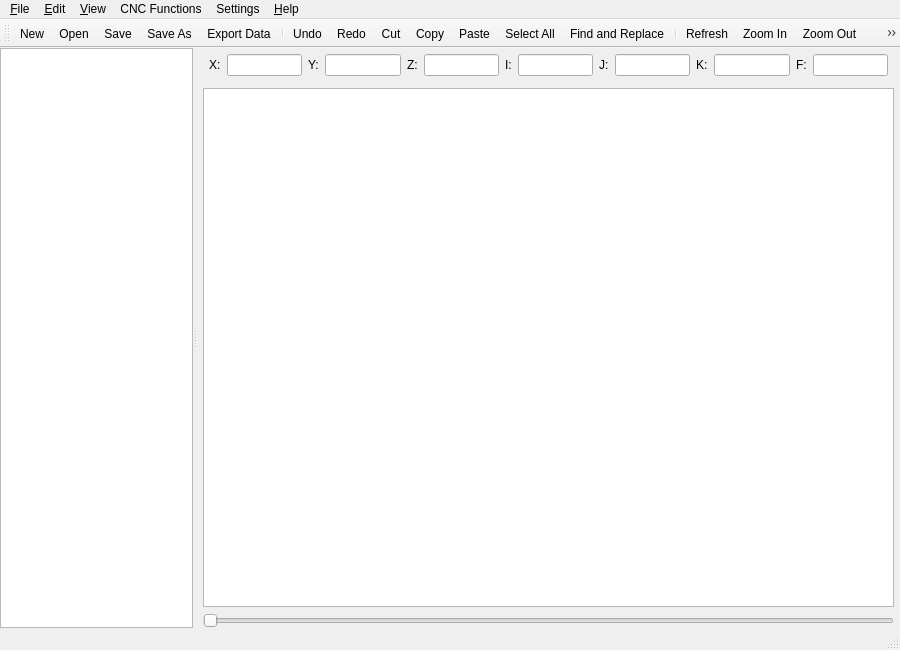
<?xml version="1.0" encoding="UTF-8"?>
<ui version="4.0">
 <class>MainWindow</class>
 <widget class="QMainWindow" name="MainWindow">
  <property name="geometry">
   <rect>
    <x>0</x>
    <y>0</y>
    <width>900</width>
    <height>650</height>
   </rect>
  </property>
  <property name="contextMenuPolicy">
   <enum>Qt::ContextMenuPolicy::NoContextMenu</enum>
  </property>
  <property name="windowTitle">
   <string>Easy G-code Plot</string>
  </property>
  <widget class="QWidget" name="centralwidget">
   <layout class="QHBoxLayout" name="horizontalLayout">
    <property name="leftMargin">
     <number>0</number>
    </property>
    <property name="topMargin">
     <number>0</number>
    </property>
    <property name="rightMargin">
     <number>0</number>
    </property>
    <property name="bottomMargin">
     <number>0</number>
    </property>
    <item>
     <widget class="QSplitter" name="splitter">
      <property name="orientation">
       <enum>Qt::Orientation::Horizontal</enum>
      </property>
      <widget class="QTextEdit" name="textEdit"/>
      <widget class="QWidget" name="layoutWidget">
       <layout class="QVBoxLayout" name="verticalLayout">
        <property name="leftMargin">
         <number>6</number>
        </property>
        <property name="rightMargin">
         <number>6</number>
        </property>
        <item>
         <layout class="QHBoxLayout" name="horizontalLayout_2">
          <property name="leftMargin">
           <number>6</number>
          </property>
          <property name="topMargin">
           <number>6</number>
          </property>
          <property name="rightMargin">
           <number>6</number>
          </property>
          <property name="bottomMargin">
           <number>6</number>
          </property>
          <item>
           <widget class="QLabel" name="labelX">
            <property name="text">
             <string>X:</string>
            </property>
           </widget>
          </item>
          <item>
           <widget class="QLineEdit" name="lineEditX">
            <property name="readOnly">
             <bool>true</bool>
            </property>
           </widget>
          </item>
          <item>
           <widget class="QLabel" name="labelY">
            <property name="text">
             <string>Y:</string>
            </property>
           </widget>
          </item>
          <item>
           <widget class="QLineEdit" name="lineEditY">
            <property name="readOnly">
             <bool>true</bool>
            </property>
           </widget>
          </item>
          <item>
           <widget class="QLabel" name="labelZ">
            <property name="text">
             <string>Z:</string>
            </property>
           </widget>
          </item>
          <item>
           <widget class="QLineEdit" name="lineEditZ">
            <property name="readOnly">
             <bool>true</bool>
            </property>
           </widget>
          </item>
          <item>
           <widget class="QLabel" name="label_I">
            <property name="text">
             <string>I:</string>
            </property>
           </widget>
          </item>
          <item>
           <widget class="QLineEdit" name="lineEdit_I">
            <property name="readOnly">
             <bool>true</bool>
            </property>
           </widget>
          </item>
          <item>
           <widget class="QLabel" name="label_J">
            <property name="text">
             <string>J:</string>
            </property>
           </widget>
          </item>
          <item>
           <widget class="QLineEdit" name="lineEdit_J">
            <property name="readOnly">
             <bool>true</bool>
            </property>
           </widget>
          </item>
          <item>
           <widget class="QLabel" name="label_K">
            <property name="text">
             <string>K:</string>
            </property>
           </widget>
          </item>
          <item>
           <widget class="QLineEdit" name="lineEdit_K">
            <property name="readOnly">
             <bool>true</bool>
            </property>
           </widget>
          </item>
          <item>
           <widget class="QLabel" name="labelFeed">
            <property name="text">
             <string>F:</string>
            </property>
           </widget>
          </item>
          <item>
           <widget class="QLineEdit" name="lineEditFeed">
            <property name="readOnly">
             <bool>true</bool>
            </property>
           </widget>
          </item>
         </layout>
        </item>
        <item>
         <widget class="QGraphicsView" name="graphicsView"/>
        </item>
        <item>
         <widget class="QSlider" name="horizontalSlider">
          <property name="orientation">
           <enum>Qt::Orientation::Horizontal</enum>
          </property>
         </widget>
        </item>
       </layout>
      </widget>
     </widget>
    </item>
   </layout>
  </widget>
  <widget class="QMenuBar" name="menubar">
   <property name="geometry">
    <rect>
     <x>0</x>
     <y>0</y>
     <width>900</width>
     <height>22</height>
    </rect>
   </property>
   <widget class="QMenu" name="menu_File">
    <property name="title">
     <string>&amp;File</string>
    </property>
    <addaction name="actionNew"/>
    <addaction name="actionOpen"/>
    <addaction name="separator"/>
    <addaction name="actionSave"/>
    <addaction name="actionSaveAs"/>
    <addaction name="actionExportData"/>
    <addaction name="separator"/>
    <addaction name="actionExit"/>
   </widget>
   <widget class="QMenu" name="menu_Edit">
    <property name="title">
     <string>&amp;Edit</string>
    </property>
    <addaction name="actionUndo"/>
    <addaction name="actionRedo"/>
    <addaction name="separator"/>
    <addaction name="actionCut"/>
    <addaction name="actionCopy"/>
    <addaction name="actionPaste"/>
    <addaction name="actionSelectAll"/>
    <addaction name="separator"/>
    <addaction name="actionFindReplace"/>
   </widget>
   <widget class="QMenu" name="menu_Help">
    <property name="title">
     <string>&amp;Help</string>
    </property>
    <addaction name="actionAbout"/>
   </widget>
   <widget class="QMenu" name="menuSettings">
    <property name="title">
     <string>Settings</string>
    </property>
    <widget class="QMenu" name="menuArc_Type">
     <property name="title">
      <string>Arc Type</string>
     </property>
     <property name="icon">
      <iconset resource="../resources/files_res.qrc">
       <normaloff>:/resource/icons/arc.png</normaloff>:/resource/icons/arc.png</iconset>
     </property>
     <addaction name="actionRelative_to_start"/>
     <addaction name="actionAbsolute"/>
     <addaction name="actionRadius_value"/>
    </widget>
    <addaction name="menuArc_Type"/>
    <addaction name="actionLatheMode"/>
   </widget>
   <widget class="QMenu" name="menu_View">
    <property name="title">
     <string>&amp;View</string>
    </property>
    <addaction name="actionRefresh"/>
    <addaction name="separator"/>
    <addaction name="actionZoom_In"/>
    <addaction name="actionZoom_Out"/>
    <addaction name="separator"/>
    <addaction name="action3D"/>
    <addaction name="actionTop"/>
    <addaction name="actionFront"/>
    <addaction name="actionLeft"/>
    <addaction name="actionGrid"/>
   </widget>
   <widget class="QMenu" name="menuCNC_Functions">
    <property name="title">
     <string>CNC Functions</string>
    </property>
    <widget class="QMenu" name="menuBlockNumbers">
     <property name="title">
      <string>Block Numbers</string>
     </property>
     <property name="icon">
      <iconset resource="../resources/files_res.qrc">
       <normaloff>:/resource/icons/number.png</normaloff>:/resource/icons/number.png</iconset>
     </property>
     <addaction name="separator"/>
     <addaction name="actionRenumber"/>
     <addaction name="actionNumbRemove"/>
    </widget>
    <addaction name="menuBlockNumbers"/>
    <addaction name="actionRemoveSpaces"/>
    <addaction name="actionRemoveEmptyLines"/>
    <addaction name="actionStatistics"/>
   </widget>
   <addaction name="menu_File"/>
   <addaction name="menu_Edit"/>
   <addaction name="menu_View"/>
   <addaction name="menuCNC_Functions"/>
   <addaction name="menuSettings"/>
   <addaction name="menu_Help"/>
  </widget>
  <widget class="QStatusBar" name="statusbar"/>
  <widget class="QToolBar" name="toolBar">
   <property name="windowTitle">
    <string>toolBar</string>
   </property>
   <attribute name="toolBarArea">
    <enum>TopToolBarArea</enum>
   </attribute>
   <attribute name="toolBarBreak">
    <bool>false</bool>
   </attribute>
   <addaction name="actionNew"/>
   <addaction name="actionOpen"/>
   <addaction name="actionSave"/>
   <addaction name="actionSaveAs"/>
   <addaction name="actionExportData"/>
   <addaction name="separator"/>
   <addaction name="actionUndo"/>
   <addaction name="actionRedo"/>
   <addaction name="actionCut"/>
   <addaction name="actionCopy"/>
   <addaction name="actionPaste"/>
   <addaction name="actionSelectAll"/>
   <addaction name="actionFindReplace"/>
   <addaction name="separator"/>
   <addaction name="actionRefresh"/>
   <addaction name="actionZoom_In"/>
   <addaction name="actionZoom_Out"/>
   <addaction name="action3D"/>
   <addaction name="actionTop"/>
   <addaction name="actionFront"/>
   <addaction name="actionLeft"/>
   <addaction name="actionGrid"/>
   <addaction name="separator"/>
   <addaction name="actionStep_Backward"/>
   <addaction name="actionPlay"/>
   <addaction name="actionStop"/>
   <addaction name="actionStep_Forward"/>
  </widget>
  <action name="actionNew">
   <property name="icon">
    <iconset resource="../resources/files_res.qrc">
     <normaloff>:/resource/icons/new.png</normaloff>:/resource/icons/new.png</iconset>
   </property>
   <property name="text">
    <string>&amp;New</string>
   </property>
   <property name="shortcut">
    <string>Ctrl+N</string>
   </property>
  </action>
  <action name="actionOpen">
   <property name="icon">
    <iconset resource="../resources/files_res.qrc">
     <normaloff>:/resource/icons/open.png</normaloff>:/resource/icons/open.png</iconset>
   </property>
   <property name="text">
    <string>&amp;Open</string>
   </property>
   <property name="shortcut">
    <string>Ctrl+O</string>
   </property>
  </action>
  <action name="actionSave">
   <property name="icon">
    <iconset resource="../resources/files_res.qrc">
     <normaloff>:/resource/icons/save.png</normaloff>:/resource/icons/save.png</iconset>
   </property>
   <property name="text">
    <string>&amp;Save</string>
   </property>
   <property name="shortcut">
    <string>Ctrl+S</string>
   </property>
  </action>
  <action name="actionSaveAs">
   <property name="icon">
    <iconset resource="../resources/files_res.qrc">
     <normaloff>:/resource/icons/save-as.png</normaloff>:/resource/icons/save-as.png</iconset>
   </property>
   <property name="text">
    <string>Save &amp;As</string>
   </property>
   <property name="shortcut">
    <string>Ctrl+Shift+S</string>
   </property>
  </action>
  <action name="actionExit">
   <property name="icon">
    <iconset resource="../resources/files_res.qrc">
     <normaloff>:/resource/icons/exit.png</normaloff>:/resource/icons/exit.png</iconset>
   </property>
   <property name="text">
    <string>&amp;Exit</string>
   </property>
   <property name="shortcut">
    <string>Alt+X</string>
   </property>
  </action>
  <action name="actionUndo">
   <property name="icon">
    <iconset resource="../resources/files_res.qrc">
     <normaloff>:/resource/icons/undo.png</normaloff>:/resource/icons/undo.png</iconset>
   </property>
   <property name="text">
    <string>&amp;Undo</string>
   </property>
   <property name="shortcut">
    <string>Ctrl+Z</string>
   </property>
  </action>
  <action name="actionRedo">
   <property name="icon">
    <iconset resource="../resources/files_res.qrc">
     <normaloff>:/resource/icons/redo.png</normaloff>:/resource/icons/redo.png</iconset>
   </property>
   <property name="text">
    <string>&amp;Redo</string>
   </property>
   <property name="shortcut">
    <string>Ctrl+Y</string>
   </property>
  </action>
  <action name="actionCut">
   <property name="icon">
    <iconset resource="../resources/files_res.qrc">
     <normaloff>:/resource/icons/cut.png</normaloff>:/resource/icons/cut.png</iconset>
   </property>
   <property name="text">
    <string>Cu&amp;t</string>
   </property>
   <property name="shortcut">
    <string>Ctrl+X</string>
   </property>
  </action>
  <action name="actionCopy">
   <property name="icon">
    <iconset resource="../resources/files_res.qrc">
     <normaloff>:/resource/icons/copy.png</normaloff>:/resource/icons/copy.png</iconset>
   </property>
   <property name="text">
    <string>&amp;Copy</string>
   </property>
   <property name="shortcut">
    <string>Ctrl+C</string>
   </property>
  </action>
  <action name="actionPaste">
   <property name="icon">
    <iconset resource="../resources/files_res.qrc">
     <normaloff>:/resource/icons/paste.png</normaloff>:/resource/icons/paste.png</iconset>
   </property>
   <property name="text">
    <string>&amp;Paste</string>
   </property>
   <property name="shortcut">
    <string>Ctrl+P</string>
   </property>
  </action>
  <action name="actionSelectAll">
   <property name="icon">
    <iconset resource="../resources/files_res.qrc">
     <normaloff>:/resource/icons/select-all.png</normaloff>:/resource/icons/select-all.png</iconset>
   </property>
   <property name="text">
    <string>Select &amp;All</string>
   </property>
   <property name="shortcut">
    <string>Ctrl+A</string>
   </property>
  </action>
  <action name="actionAbout">
   <property name="icon">
    <iconset resource="../resources/files_res.qrc">
     <normaloff>:/resource/icons/about.png</normaloff>:/resource/icons/about.png</iconset>
   </property>
   <property name="text">
    <string>&amp;About</string>
   </property>
   <property name="shortcut">
    <string>F1</string>
   </property>
  </action>
  <action name="actionFindReplace">
   <property name="icon">
    <iconset resource="../resources/files_res.qrc">
     <normaloff>:/resource/icons/find-replace.png</normaloff>:/resource/icons/find-replace.png</iconset>
   </property>
   <property name="text">
    <string>&amp;Find and Replace</string>
   </property>
   <property name="toolTip">
    <string>Find and Replace</string>
   </property>
   <property name="shortcut">
    <string>Ctrl+F</string>
   </property>
  </action>
  <action name="actionRefresh">
   <property name="icon">
    <iconset resource="../resources/files_res.qrc">
     <normaloff>:/resource/icons/refresh.png</normaloff>:/resource/icons/refresh.png</iconset>
   </property>
   <property name="text">
    <string>Refresh</string>
   </property>
   <property name="toolTip">
    <string>Refresh</string>
   </property>
  </action>
  <action name="actionPlay">
   <property name="checkable">
    <bool>true</bool>
   </property>
   <property name="icon">
    <iconset resource="../resources/files_res.qrc">
     <normaloff>:/resource/icons/play.png</normaloff>:/resource/icons/play.png</iconset>
   </property>
   <property name="text">
    <string>Play</string>
   </property>
  </action>
  <action name="actionStop">
   <property name="checkable">
    <bool>true</bool>
   </property>
   <property name="icon">
    <iconset resource="../resources/files_res.qrc">
     <normaloff>:/resource/icons/stop.png</normaloff>:/resource/icons/stop.png</iconset>
   </property>
   <property name="text">
    <string>Stop</string>
   </property>
  </action>
  <action name="actionExportData">
   <property name="icon">
    <iconset resource="../resources/files_res.qrc">
     <normaloff>:/resource/icons/export.png</normaloff>:/resource/icons/export.png</iconset>
   </property>
   <property name="text">
    <string>Export &amp;Data</string>
   </property>
  </action>
  <action name="action3D">
   <property name="icon">
    <iconset resource="../resources/files_res.qrc">
     <normaloff>:/resource/icons/3D.png</normaloff>:/resource/icons/3D.png</iconset>
   </property>
   <property name="text">
    <string>View 3D</string>
   </property>
   <property name="toolTip">
    <string>View 3D</string>
   </property>
  </action>
  <action name="actionTop">
   <property name="icon">
    <iconset resource="../resources/files_res.qrc">
     <normaloff>:/resource/icons/top.png</normaloff>:/resource/icons/top.png</iconset>
   </property>
   <property name="text">
    <string>View Top</string>
   </property>
   <property name="toolTip">
    <string>View Top (XY/G17)</string>
   </property>
  </action>
  <action name="actionFront">
   <property name="icon">
    <iconset resource="../resources/files_res.qrc">
     <normaloff>:/resource/icons/front.png</normaloff>:/resource/icons/front.png</iconset>
   </property>
   <property name="text">
    <string>View Front</string>
   </property>
   <property name="toolTip">
    <string>View Front (XZ/G18)</string>
   </property>
  </action>
  <action name="actionLeft">
   <property name="icon">
    <iconset resource="../resources/files_res.qrc">
     <normaloff>:/resource/icons/left.png</normaloff>:/resource/icons/left.png</iconset>
   </property>
   <property name="text">
    <string>View Left</string>
   </property>
   <property name="toolTip">
    <string>View Left (YZ/G19)</string>
   </property>
  </action>
  <action name="actionRelative_to_start">
   <property name="checkable">
    <bool>true</bool>
   </property>
   <property name="text">
    <string>Relative to start</string>
   </property>
  </action>
  <action name="actionAbsolute">
   <property name="checkable">
    <bool>true</bool>
   </property>
   <property name="text">
    <string>Absolute arc center</string>
   </property>
  </action>
  <action name="actionRadius_value">
   <property name="checkable">
    <bool>true</bool>
   </property>
   <property name="text">
    <string>Radius value</string>
   </property>
  </action>
  <action name="actionZoom_In">
   <property name="icon">
    <iconset resource="../resources/files_res.qrc">
     <normaloff>:/resource/icons/zoom-in.png</normaloff>:/resource/icons/zoom-in.png</iconset>
   </property>
   <property name="text">
    <string>Zoom In</string>
   </property>
   <property name="toolTip">
    <string>Zoom In</string>
   </property>
   <property name="shortcut">
    <string>Ctrl++</string>
   </property>
   <property name="menuRole">
    <enum>QAction::MenuRole::NoRole</enum>
   </property>
  </action>
  <action name="actionZoom_Out">
   <property name="icon">
    <iconset resource="../resources/files_res.qrc">
     <normaloff>:/resource/icons/zoom-out.png</normaloff>:/resource/icons/zoom-out.png</iconset>
   </property>
   <property name="text">
    <string>Zoom Out</string>
   </property>
   <property name="toolTip">
    <string>Zoom Out</string>
   </property>
   <property name="shortcut">
    <string>Ctrl+-</string>
   </property>
   <property name="menuRole">
    <enum>QAction::MenuRole::NoRole</enum>
   </property>
  </action>
  <action name="actionStep_Backward">
   <property name="icon">
    <iconset resource="../resources/files_res.qrc">
     <normaloff>:/resource/icons/step_backward.png</normaloff>:/resource/icons/step_backward.png</iconset>
   </property>
   <property name="text">
    <string>Step Backward</string>
   </property>
   <property name="toolTip">
    <string>Step Backward</string>
   </property>
   <property name="menuRole">
    <enum>QAction::MenuRole::NoRole</enum>
   </property>
  </action>
  <action name="actionStep_Forward">
   <property name="icon">
    <iconset resource="../resources/files_res.qrc">
     <normaloff>:/resource/icons/step_forward.png</normaloff>:/resource/icons/step_forward.png</iconset>
   </property>
   <property name="text">
    <string>Step Forward</string>
   </property>
   <property name="menuRole">
    <enum>QAction::MenuRole::NoRole</enum>
   </property>
  </action>
  <action name="actionLatheMode">
   <property name="checkable">
    <bool>true</bool>
   </property>
   <property name="icon">
    <iconset resource="../resources/files_res.qrc">
     <normaloff>:/resource/icons/lathe.png</normaloff>:/resource/icons/lathe.png</iconset>
   </property>
   <property name="text">
    <string>Lathe Mode</string>
   </property>
   <property name="toolTip">
    <string>Lathe Mode</string>
   </property>
  </action>
  <action name="actionGrid">
   <property name="checkable">
    <bool>true</bool>
   </property>
   <property name="icon">
    <iconset resource="../resources/files_res.qrc">
     <normaloff>:/resource/icons/grid.png</normaloff>:/resource/icons/grid.png</iconset>
   </property>
   <property name="text">
    <string>Grid</string>
   </property>
   <property name="toolTip">
    <string>Grid</string>
   </property>
   <property name="menuRole">
    <enum>QAction::MenuRole::NoRole</enum>
   </property>
  </action>
  <action name="actionStatistics">
   <property name="icon">
    <iconset resource="../resources/files_res.qrc">
     <normaloff>:/resource/icons/stat.png</normaloff>:/resource/icons/stat.png</iconset>
   </property>
   <property name="text">
    <string>Statistics</string>
   </property>
  </action>
  <action name="actionRenumber">
   <property name="text">
    <string>Renumber</string>
   </property>
  </action>
  <action name="actionNumbRemove">
   <property name="text">
    <string>Remove</string>
   </property>
  </action>
  <action name="actionRemoveEmptyLines">
   <property name="icon">
    <iconset resource="../resources/files_res.qrc">
     <normaloff>:/resource/icons/removeSpaces.png</normaloff>:/resource/icons/removeSpaces.png</iconset>
   </property>
   <property name="text">
    <string>Remove Empty Lines</string>
   </property>
  </action>
  <action name="actionRemoveSpaces">
   <property name="icon">
    <iconset resource="../resources/files_res.qrc">
     <normaloff>:/resource/icons/removeEmptyLines.png</normaloff>:/resource/icons/removeEmptyLines.png</iconset>
   </property>
   <property name="text">
    <string>Remove Spaces</string>
   </property>
  </action>
 </widget>
 <resources>
  <include location="../resources/files_res.qrc"/>
 </resources>
 <connections/>
</ui>
